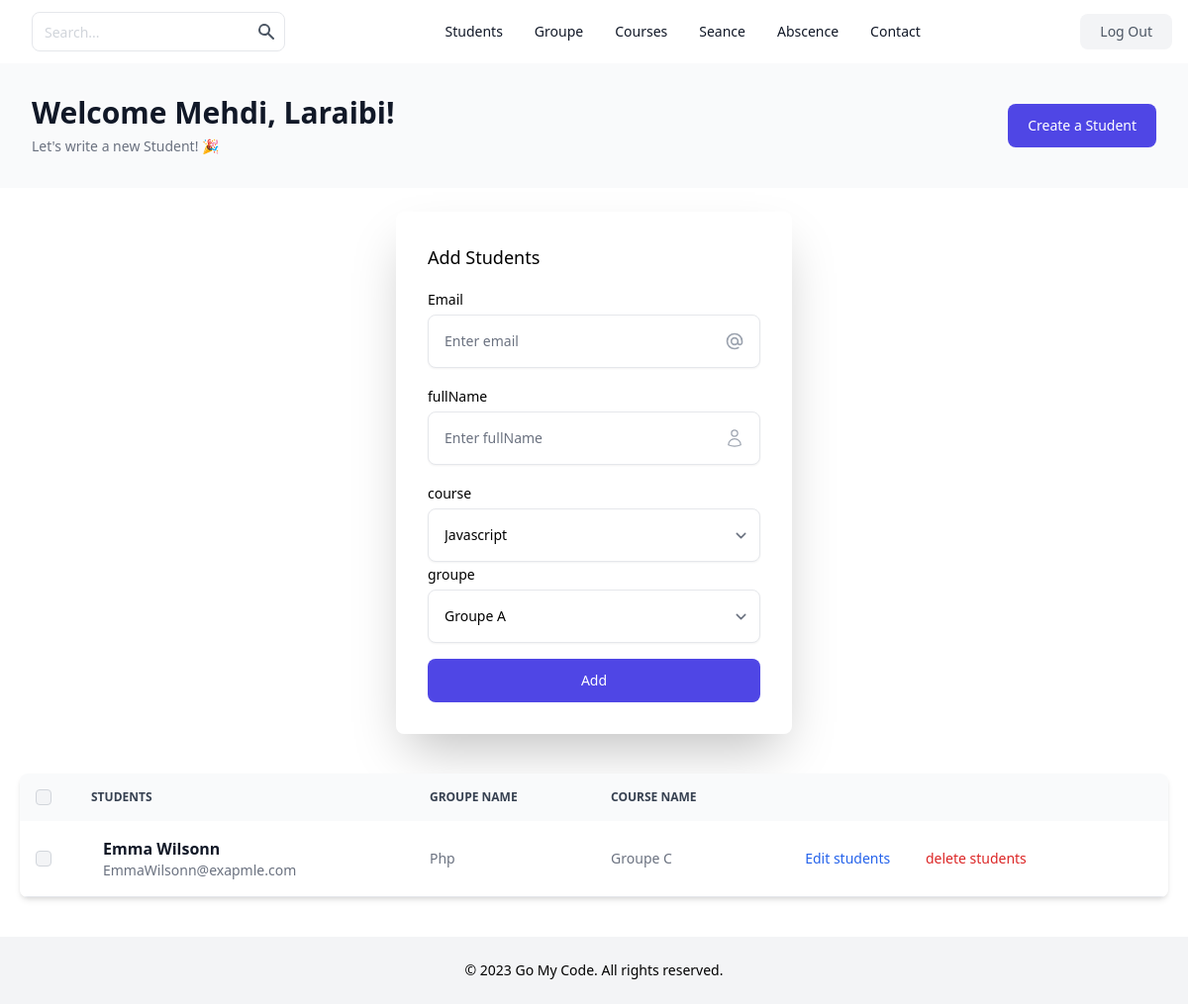
Before: /students/ (signed in) with the older database file.
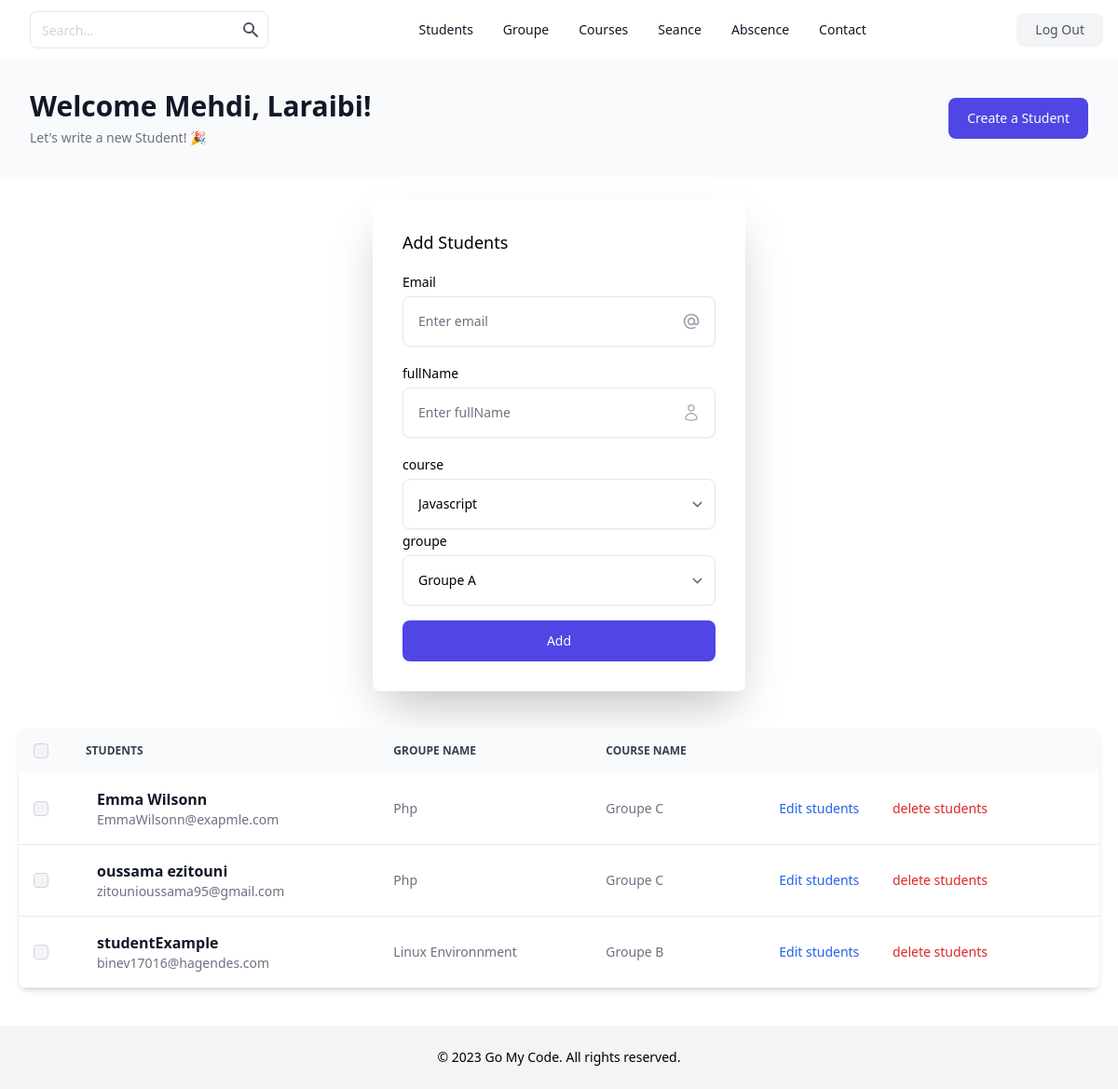
After: the same page with the newer database file.
### tables this page shows
CREATE TABLE `students` (
  `id` int(11) NOT NULL AUTO_INCREMENT,
  `fullname` varchar(255) NOT NULL,
  `email` varchar(255) NOT NULL,
  `id_course` int(11) NOT NULL,
  `id_groupe` int(11) NOT NULL,
  PRIMARY KEY (`id`),
  KEY `fk_course_id` (`id_course`),
  KEY `fk_groupe_id` (`id_groupe`),
  CONSTRAINT `fk_course_id` FOREIGN KEY (`id_course`) REFERENCES `courses` (`id`) ON DELETE CASCADE ON UPDATE CASCADE,
  CONSTRAINT `fk_groupe_id` FOREIGN KEY (`id_groupe`) REFERENCES `groupes` (`id`) ON DELETE CASCADE ON UPDATE CASCADE
);

CREATE TABLE `courses` (
  `id` int(11) NOT NULL AUTO_INCREMENT,
  `course_name` varchar(255) NOT NULL,
  `id_user` int(11) NOT NULL,
  `course_image_path` varchar(255) NOT NULL,
  PRIMARY KEY (`id`),
  KEY `id_user` (`id_user`),
  CONSTRAINT `courses_ibfk_1` FOREIGN KEY (`id_user`) REFERENCES `users` (`id`)
);

CREATE TABLE `groupes` (
  `id` int(11) NOT NULL AUTO_INCREMENT,
  `name` varchar(255) NOT NULL,
  PRIMARY KEY (`id`)
);

### students/index.php (the view, shortened to what this page needs)
<?php
require_once('../inc/header.php');
require_once('create.php');
?>
<header aria-label="Site Header" class="shadow-sm">
  <div class="mx-auto flex h-16 max-w-screen-xl items-center justify-between px-4">
    <div class="flex items-center gap-4">
      <form class="mb-0 hidden lg:flex">
        <div class="relative">
          <input class="h-10 rounded-lg border-gray-200 pr-10 text-sm placeholder-gray-300 focus:z-10" placeholder="Search..." type="text" />
          <button type="submit" class="absolute inset-y-0 right-0 mr-px rounded-r-lg p-2 text-gray-600">
            <svg class="h-5 w-5" fill="currentColor" viewbox="0 0 20 20" xmlns="http://www.w3.org/2000/svg">
              <path clip-rule="evenodd" d="M8 4a4 4 0 100 8 4 4 0 000-8zM2 8a6 6 0 1110.89 3.476l4.817 4.817a1 1 0 01-1.414 1.414l-4.816-4.816A6 6 0 012 8z" fill-rule="evenodd"></path>
            </svg>
          </button>
        </div>
      </form>
    </div>
    <nav aria-label="Site Nav" class="hidden items-center justify-center gap-8 text-sm font-medium lg:flex lg:w-0 lg:flex-1">
      <a class="text-gray-900" href="../students/">Students</a>
      <a class="text-gray-900" href="../groupe/">Groupe</a>
      <a class="text-gray-900" href="../courses/">Courses</a>
      <a class="text-gray-900" href="../seance/">Seance</a>
      <a class="text-gray-900" href="../absence/">Abscence</a>
      <a class="text-gray-900" href="">Contact</a>
    </nav>
    <div class="hidden items-center gap-4 lg:flex">
      <a href="../destroy.php" class="rounded-lg bg-gray-100 px-5 py-2 text-sm font-medium text-gray-600">
        Log Out
      </a>
    </div>
  </div>
</header>
<div aria-label="Page Header" class="bg-gray-50">
  <div class="mx-auto max-w-screen-xl px-4 py-6 sm:py-8 sm:px-6 lg:px-8">
    <div class="sm:flex sm:items-center sm:justify-between">
      <div class="text-center sm:text-left">
        <h1 class="text-2xl font-bold text-gray-900 sm:text-3xl">
          Welcome Mehdi, Laraibi!
        </h1>
        <p class="mt-1.5 text-sm text-gray-500">
          Let's write a new Student! 🎉
        </p>
      </div>
      <div class="mt-4 flex flex-col gap-4 sm:mt-0 sm:flex-row sm:items-center">
        <button class="block rounded-lg bg-indigo-600 px-5 py-3 text-sm font-medium text-white transition hover:bg-indigo-700 focus:outline-none focus:ring" type="button">
          Create a Student
        </button>
      </div>
    </div>
  </div>
</div>
<div class="flex justify-center">
  <form method="POST" action="create.php" class="mt-6 mb-0 space-y-4 rounded-lg p-8 w-[400px] md:shadow-2xl xl:shadow-2xl">
    <p class="text-lg font-medium">Add Students</p>
    <div>
      <label for="email" class="text-sm font-medium">Email</label>
      <div class="relative mt-1">
        <input type="email" id="email" name="email" class="w-full rounded-lg border-gray-200 p-4 pr-12 text-sm shadow-sm" placeholder="Enter email" />
        <span class="absolute inset-y-0 right-4 inline-flex items-center">
          <svg xmlns="http://www.w3.org/2000/svg" class="h-5 w-5 text-gray-400" fill="none" viewBox="0 0 24 24" stroke="currentColor">
            <path stroke-linecap="round" stroke-linejoin="round" stroke-width="2" d="M16 12a4 4 0 10-8 0 4 4 0 008 0zm0 0v1.5a2.5 2.5 0 005 0V12a9 9 0 10-9 9m4.5-1.206a8.959 8.959 0 01-4.5 1.207" />
          </svg>
        </span>
      </div>
    </div>
    <div>
      <label for="fullName" class="text-sm font-medium">fullName</label>
      <div class="relative mt-1">
        <input type="text" id="fullName" name="fullName" class="w-full rounded-lg border-gray-200 p-4 pr-12 text-sm shadow-sm" placeholder="Enter fullName" />
        <span class="absolute inset-y-0 right-4 inline-flex items-center">
        </span>
      </div>
    </div>
    <div>
      <label for="id_course" class="text-sm font-medium">course</label>
      <div class="relative mt-1">
        <select class="w-full rounded-lg border-gray-200 p-4 pr-12 text-sm shadow-sm" name="id_course" id="id_course">
          <?php
          $stmt = $conn->prepare('select * from courses');
          $stmt->execute();
          $courses = $stmt->fetchAll();
          foreach ($courses as $key => $value) {
          ?>
            <option value="<?= $value['id'] ?>"><?= $value['course_name'] ?></option>
          <?php } ?>
        </select>
      </div>
      <label for="id_groupe" class="text-sm font-medium">groupe</label>
      <div class="relative mt-1">
        <select class="w-full rounded-lg border-gray-200 p-4 pr-12 text-sm shadow-sm" name="id_groupe" id="id_groupe">
          <?php
          $stmt = $conn->prepare('select * from groupes ');
          $stmt->execute();
          $groupes = $stmt->fetchAll();
          foreach ($groupes as $key => $value) {
          ?>
            <option value="<?= $value['id'] ?>"><?= $value['name'] ?></option>
          <?php } ?>
        </select>
      </div>
    </div>
    <button type="submit" name="submit" class="block w-full rounded-lg bg-indigo-600 px-5 py-3 text-sm font-medium text-white">
      Add
    </button>
  </form>
</div>
<div class="relative overflow-x-auto shadow-md sm:rounded-lg mt-10 mx-5">
  <table class="w-full text-sm text-left text-gray-500 dark:text-gray-400">
    <thead class="text-xs text-gray-700 uppercase bg-gray-50 dark:bg-gray-700 dark:text-gray-400">
      <tr>
        <th scope="col" class="p-4">
          <div class="flex items-center">
            <input id="checkbox-all-search" type="checkbox" class="w-4 h-4 text-blue-600 bg-gray-100 border-gray-300 rounded focus:ring-blue-500 dark:focus:ring-blue-600 dark:ring-offset-gray-800 dark:focus:ring-offset-gray-800 focus:ring-2 dark:bg-gray-700 dark:border-gray-600" />
          </div>
        </th>
        <th scope="col" class="px-6 py-3">Students</th>
        <th scope="col" class="px-6 py-3">Groupe name</th>
        <th scope="col" class="px-6 py-3">Course name</th>
        <th scope="col" class="px-6 py-3"></th>
      </tr>
    </thead>
    <tbody>
      <?php
      $query = $conn->prepare('SELECT students.id, students.email, students.fullname, courses.course_name, groupes.name
      FROM students
      INNER JOIN courses ON students.id_course = courses.id
      INNER JOIN groupes ON students.id_groupe = groupes.id');
      $query->execute();
      $students = $query->fetchAll();
      foreach ($students as $key => $value) { ?>
        <tr class="bg-white border-b dark:bg-gray-800 dark:border-gray-700 hover:bg-gray-50 dark:hover:bg-gray-600">
          <td class="w-4 p-4">
            <div class="flex items-center">
              <input id="checkbox-table-search-1" type="checkbox" class="w-4 h-4 text-blue-600 bg-gray-100 border-gray-300 rounded focus:ring-blue-500 dark:focus:ring-blue-600 dark:ring-offset-gray-800 dark:focus:ring-offset-gray-800 focus:ring-2 dark:bg-gray-700 dark:border-gray-600" />
            </div>
          </td>
          <th scope="row" class="flex items-center px-6 py-4 text-gray-900 whitespace-nowrap dark:text-white">
            <div class="pl-3">
              <div class="text-base font-semibold"><?= $value['fullname']  ?></div>
              <div class="font-normal text-gray-500">
                <?= $value['email']  ?>
              </div>
            </div>
          </th>
          <td class="px-6 py-4"> <?= $value['course_name']  ?></td>
          <td class="px-6 py-4"> <?= $value['name']  ?></td>
          <td class="px-6 py-4">
            <a href="update.php?id=<?= $value['id'] ?>" class="font-medium text-blue-600 dark:text-blue-500 hover:underline mx-4">Edit students</a>
            <a href="delete.php?id=<?= $value['id'] ?>" class="font-medium text-red-600 dark:text-blue-500 hover:underline mx-4">delete students</a>
          </td>
        </tr> <?php  } ?>
    </tbody>
  </table>
</div>
<?php require_once('../inc/footer.php') ?>

### inc/header.php (shortened to what this page needs)
<!DOCTYPE html>
<html lang="en">
<head>
    <script src="https://cdn.tailwindcss.com"></script>
    <script src="https://cdn.tailwindcss.com?plugins=forms,typography,aspect-ratio,line-clamp"></script>
</head>
<body>

### inc/footer.php
<footer aria-label="Site Footer" class="bg-gray-100 mt-10">
    <div class="w-full py-6 text-sm text-center dark:text-gray-400">
        © 2023 Go My Code. All rights reserved.
    </div>
</footer>
</body>
</html>

Changed rows visible on the page:
added students: fullname "oussama ezitouni", email "zitounioussama95@gmail.com", id_course.course_name "Php", id_groupe.name "Groupe C"
added students: fullname "studentExample", email "binev17016@hagendes.com", id_course.course_name "Linux Environnment", id_groupe.name "Groupe B"
